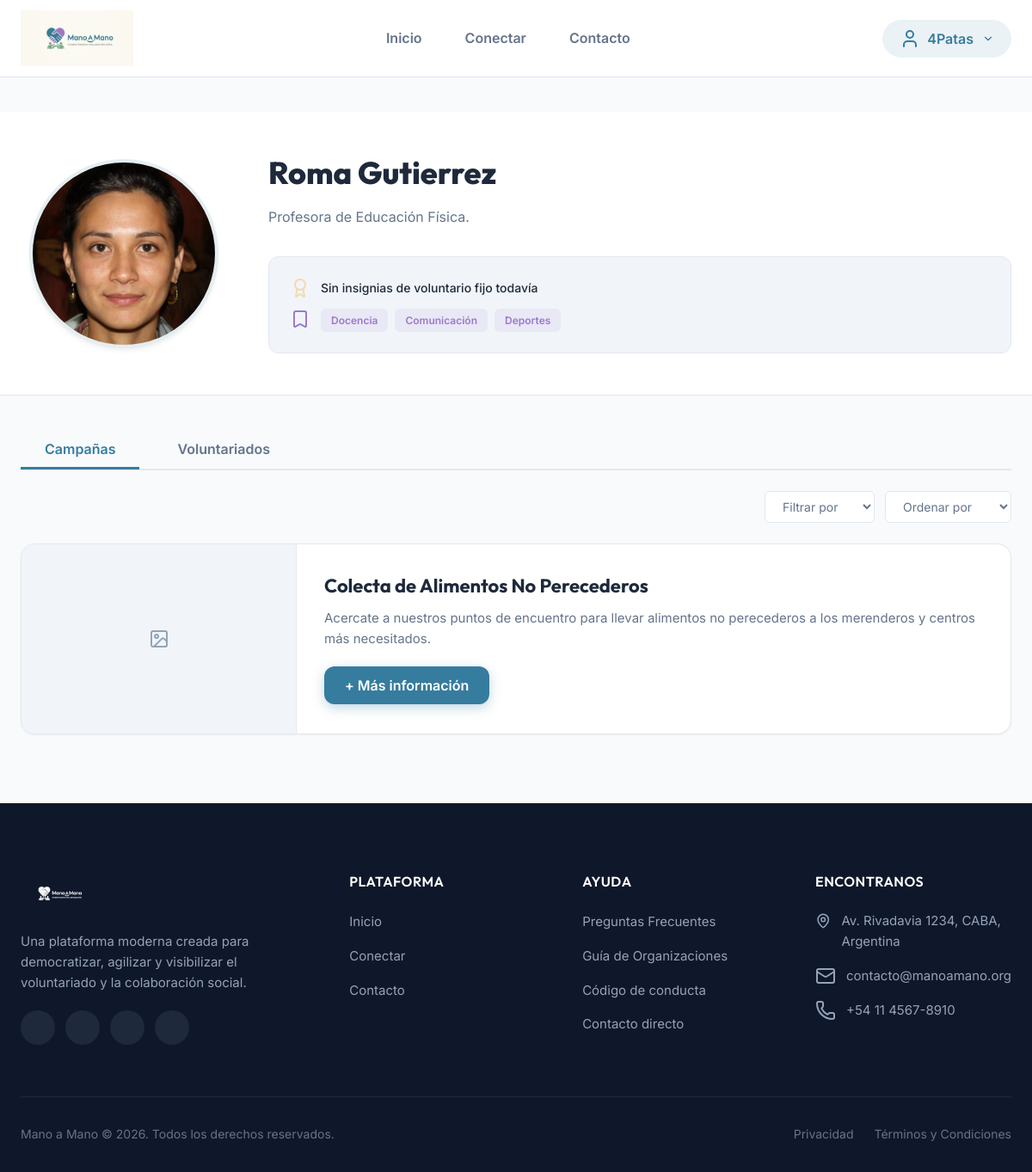
/public/perfil/voluntario?id=12 (signed in), run on the app's committed database.
### tables this page shows
CREATE TABLE `voluntarios` (
  `id` int(11) NOT NULL,
  `usuario_id` int(11) NOT NULL,
  `apellido` varchar(50) NOT NULL,
  `telefono_emergencia` varchar(15) DEFAULT NULL,
  `disponibilidad_horaria` varchar(100) DEFAULT NULL
);

CREATE TABLE `usuarios` (
  `id` int(11) NOT NULL,
  `nombre` varchar(50) NOT NULL,
  `email` varchar(50) NOT NULL,
  `clave` varchar(255) NOT NULL,
  `descripcion` text DEFAULT NULL,
  `telefono` varchar(15) NOT NULL,
  `ubicacion` varchar(60) DEFAULT NULL,
  `img_perfil` varchar(100) DEFAULT NULL
);

CREATE TABLE `oficios` (
  `id` int(11) NOT NULL,
  `oficio` varchar(50) NOT NULL
);

CREATE TABLE `campanias` (
  `id` int(11) NOT NULL,
  `usuario_id` int(11) NOT NULL,
  `tipo_id` int(11) NOT NULL,
  `titulo` varchar(100) NOT NULL,
  `descripcion` text DEFAULT NULL,
  `fecha_creacion` timestamp NOT NULL DEFAULT current_timestamp(),
  `fecha_finalizacion` date NOT NULL,
  `info_adicional` text DEFAULT NULL,
  `ubicacion` varchar(60) NOT NULL,
  `fecha_inicio` date NOT NULL
);

### app/core/Controlador.php (called while the page is built, shortened)
<?php
class Controlador {
    protected function cargarModelo (string $modelo) : mixed{
        return new $modelo;
    }
    protected function cargarVista(string $rutaVista, array $datos = [], ?string $titulo = "Mano a Mano") : void {
        require "../app/views/layout.php";
    }
}
?>

### app/controllers/perfilCtrl.php (called while the page is built, shortened)
<?php
class perfilCtrl extends Controlador {
    public function mostrarVoluntarioPublico() : void {
        $id = filter_input(INPUT_GET, 'id', FILTER_VALIDATE_INT);
        $modeloUsuario = $this->cargarModelo('Voluntario');
        $usuario = $modeloUsuario->obtenerVoluntarioPorID($id);
        $modeloVol = $this->cargarModelo('Voluntario');
        $modeloCampania = $this->cargarModelo('Campania');
        $oficios = $modeloVol->obtenerOficiosVoluntario($id);
        $insignias = $modeloVol->obtenerInsignias($id);
        $campaniasRaw = $modeloCampania->obtenerCampaniasDeUsuario($id);
        $campanias = [];
        $campaniasDetails = [];
        foreach ($campaniasRaw as $camp) {
            $causasCamp = $modeloCampania->obtenerCausasDeCampania($camp['id']);
            $images = $modeloCampania->obtenerArchivosDeCampania($camp['id']);
            $tags = $causasCamp;
            $campanias[] = [
                'id' => (int)$camp['id'],
                'titulo' => $camp['title'],
                'descripcion' => $camp['desc'],
                'imagenes' => $images,
                'tags' => $tags
            ];
            $campaniasDetails[$camp['id']] = [
                'id' => (int)$camp['id'],
                'title' => $camp['title'],
                'desc' => $camp['desc'],
                'tags' => $tags
            ];
        }
        $nombreCompleto = $usuario['nombre completo'];
        $datos = [
            'nombre_completo' => $nombreCompleto,
            'usuario' => $usuario,
            'oficios' => $oficios,
            'insignias' => $insignias,
            'campanias' => $campanias,
            'campaniasDetails' => $campaniasDetails,
            'cssPropio' => 'perfil_voluntario_vista.css',
            'jsPropio' => 'perfil_voluntario_vista.js'
        ];
        $this->cargarVista('perfil_voluntario_vista', $datos, 'Perfil de ' . htmlspecialchars($usuario['nombre']) . ' - Mano a Mano');
    }
}
?>

### app/core/App.php (called while the page is built, shortened)
<?php
class App {
    protected $metodo = 'index';
    protected $params = [];
    public function __construct() {
        $urlPartes = $this->parseUrl();
        require_once '../app/rutas.php';
        if (isset($urlPartes[0])) {
            $ruta = $urlPartes[0];
        }
        if (isset($urlPartes[1])) {
            $ruta = $urlPartes[0] . '/' . $urlPartes[1];
        }
        if (isset($rutas[$ruta])) {
            $this->metodo = $rutas[$ruta]['metodo'];
            $this->params = array_slice($urlPartes, 2);
        } else {
            echo "404 - Ruta no encontrada";
            return;
        }
        $this->controlador = new $this->controlador;
        call_user_func_array([$this->controlador, $this->metodo], $this->params);
    }
    private function parseUrl() : array {
        if (isset($_GET['url'])) {
            return explode('/', filter_var(rtrim($_GET['url'], '/'), FILTER_SANITIZE_URL));
        }
        return [''];
    }
}
?>

### public/index.php (called while the page is built, shortened)
<?php
    require_once "../app/core/BaseDatos.php";
    require_once "../app/core/Controlador.php";
    require_once "../app/core/App.php";
    $app = new App();
?>

### app/core/BaseDatos.php (called while the page is built, shortened)
<?php
class BaseDatos {
    private $host = BD_HOST;
    private $usuario = BD_USUARIO;
    private $clave = BD_CLAVE;
    private $nombre = BD_NOMBRE;
    private $puerto = BD_PUERTO;
    private $dbh;
    private $stmt;
    public function __construct() {
        $dsn = 'mysql:host=' . $this->host . ';dbname=' . $this->nombre . ';port=' . $this->puerto;
        $options = [
            PDO::ATTR_PERSISTENT => true,
            PDO::ATTR_ERRMODE => PDO::ERRMODE_EXCEPTION
        ];
        try {
            $this->dbh = new PDO($dsn, $this->usuario, $this->clave, $options);
        } catch (PDOException $e) {
            $this->error = $e->getMessage();
            echo $this->error;
        }
    }
    public function consulta (string $sql) :void {
        $this->stmt = $this->dbh->prepare($sql);
    }
    public function asignar(string|int $param, mixed $valor) :void {
        if(is_null($valor)) {
            $this->stmt->bindValue($param, null, PDO::PARAM_NULL);
        }else{
            switch(gettype($valor)){
                case 'integer':
                    $this->stmt->bindValue($param, $valor, PDO::PARAM_INT);
                    break;
            }
        }
    }
    public function ejecutar() :bool {
        return $this->stmt->execute();
    }
    public function resultados() :array {
        $this->ejecutar();
        return $this->stmt->fetchAll(PDO::FETCH_ASSOC);
    }
    public function resultado() :mixed {
        $this->ejecutar();
        return $this->stmt->fetch(PDO::FETCH_ASSOC);
    }
}
?>

### app/models/Voluntario.php (called while the page is built, shortened)
<?php
include_once "../app/models/Usuario.php";
class Voluntario extends Usuario{
    public function obtenerVoluntarioPorID ( int $idUsuario ) :array {
        $consulta = "SELECT u.id as 'id', u.nombre, v.apellido, CONCAT(u.nombre, ' ', v.apellido) as 'nombre completo', u.email, u.descripcion, u.telefono, u.ubicacion, v.telefono_emergencia, v.disponibilidad_horaria, u.img_perfil
                        FROM usuarios u JOIN voluntarios v ON u.id = v.usuario_id
                        WHERE v.usuario_id = :id";
        $this->bd->consulta($consulta);
        $this->bd->asignar(":id", $idUsuario);
        $this->bd->ejecutar();
        return $this->bd->resultado();
    }
    public function obtenerIDVoluntario ( int $idUsuario ) :array|bool {
        $consulta = "SELECT v.id
                        FROM voluntarios v JOIN usuarios u ON u.id = v.usuario_id
                        WHERE u.id = :id_usuario";
        $this->bd->consulta($consulta);
        $this->bd->asignar(":id_usuario", $idUsuario);
        $this->bd->ejecutar();
        return $this->bd->resultado();
    }
    public function obtenerInsignias ( int $idUsuario ) : array {
        $idVol = $this->obtenerIDVoluntario( $idUsuario );
        $consulta = "SELECT u.nombre FROM `voluntarios_fijos` vf
                        JOIN voluntarios v ON vf.voluntario_id = v.id
                        JOIN organizaciones o ON vf.organizacion_id = o.id
                        JOIN usuarios u ON o.usuario_id = u.id
                        WHERE vf.activo = true AND v.id = :id_vol;";
        $this->bd->consulta($consulta);
        $this->bd->asignar(":id_vol", (int) $idVol['id']);
        $this->bd->ejecutar();
        return $this->bd->resultados();
    }
    public function obtenerOficiosVoluntario (int $idUsuario) :array {
        $idVol = $this->obtenerIDVoluntario( $idUsuario );
        $consulta = "SELECT of.oficio FROM `voluntarios_oficios` vo
                        JOIN voluntarios v ON vo.voluntario_id = v.id
                        JOIN oficios of ON vo.oficio_id = of.id
                        WHERE v.id = :id_vol;";
        $this->bd->consulta($consulta);
        $this->bd->asignar(":id_vol", (int) $idVol['id']);
        $this->bd->ejecutar();
        return $this->bd->resultados();
    }
}
?>

### app/models/Usuario.php (called while the page is built, shortened)
<?php
class Usuario {
    public function __construct() {
        $this->bd = new BaseDatos();
    }
}
?>

### app/models/Campania.php (called while the page is built, shortened)
<?php
class Campania {
    private $bd;
    public function __construct() {
        $this->bd = new BaseDatos();
    }
    public function obtenerCausasDeCampania ( int $idCampania ) : array {
        $consulta = "SELECT c.causa FROM campanias_causas cc
                        JOIN causas c ON c.id = cc.causa_id
                        WHERE cc.campania_id = :camp_id;";
        $this->bd->consulta($consulta);
        $this->bd->asignar(":camp_id", $idCampania);
        $this->bd->ejecutar();
        $resultados = $this->bd->resultados();
        return array_column($resultados, 'causa');
    }
    public function obtenerArchivosDeCampania(int $idCampania) : array {
        $consulta = "SELECT referencia FROM archivos
                        WHERE campania_id = :camp_id AND tipo = 'imagen';";
        $this->bd->consulta($consulta);
        $this->bd->asignar(":camp_id", $idCampania);
        $this->bd->ejecutar();
        $resultados = $this->bd->resultados();
        return array_column($resultados, 'referencia');
    }
    public function obtenerCampaniasDeUsuario(int $idUsuario) : array {
        $consulta = "SELECT c.*, t.tipo as 'nombre_tipo', u.nombre, u.img_perfil, v.apellido as 'vol_apellido'
                     FROM campanias c
                     JOIN tipos_campanias t ON t.id = c.tipo_id
                     JOIN usuarios u ON u.id = c.usuario_id
                     LEFT JOIN voluntarios v ON u.id = v.usuario_id
                     WHERE c.usuario_id = :usu_id
                     ORDER BY c.id DESC;";
        $this->bd->consulta($consulta);
        $this->bd->asignar(":usu_id", $idUsuario);
        $this->bd->ejecutar();
        $campaniasDb = $this->bd->resultados();
        $campaniasMapeadas = [];
        foreach ($campaniasDb as $camp) {
            $idCamp = (int)$camp['id'];
            $causes = $this->obtenerCausasDeCampania($idCamp);
            $images = $this->obtenerArchivosDeCampania($idCamp);
            $nombreCompleto = $camp['nombre'];
            if (!empty($camp['vol_apellido'])) {
                $nombreCompleto .= ' ' . $camp['vol_apellido'];
            }
            $campaniasMapeadas[] = [
                'id' => $idCamp,
                'title' => $camp['titulo'],
                'desc' => $camp['descripcion'],
                'usuario_id' => $camp['usuario_id'],
                'usuario_nombre' => $nombreCompleto,
                'usuario_img_perfil' => $camp['img_perfil'],
                'category' => !empty($causes) ? $causes[0] : '',
                'causes' => $causes,
                'type' => strtolower($camp['nombre_tipo']) === 'convocatoria' ? 'convocatoria' : 'informativa',
                'startDate' => $camp['fecha_inicio'],
                'endDate' => $camp['fecha_finalizacion'],
                'location' => $camp['ubicacion'],
                'details' => $camp['descripcion'],
                'additionalInfo' => $camp['info_adicional'],
                'images' => $images
            ];
        }
        return $campaniasMapeadas;
    }
}
?>

### app/views/perfil_voluntario_vista.php (the view, shortened to what this page needs)
<main class="profile-view-container">
  <section class="profile-header-sec">
    <div class="container profile-header-grid">
      <div class="profile-avatar-wrapper">
        <div class="profile-avatar-circle">
          <?php if (!empty($usuario['img_perfil'])): ?>
            <img src="<?= BASE_URL . htmlspecialchars($usuario['img_perfil']) ?>" alt="Avatar voluntario" style="width:100%; height:100%; object-fit:cover; border-radius:50%;">
          <?php else: ?>
            <i data-lucide="image" class="avatar-placeholder-icon"></i>
          <?php endif; ?>
        </div>
      </div>
      <div class="profile-info-content">
        <h1 class="profile-name"><?= htmlspecialchars($usuario['nombre completo'] ?? '') ?></h1>
        <p class="profile-desc-text">
          <?= htmlspecialchars($usuario['descripcion'] ?? 'Sin biografía cargada...') ?>
        </p>
        <div class="profile-badges-container">
          <?php if (empty($insignias)): ?>
            <div class="badge-row-item">
              <i data-lucide="award" class="badge-icon-gold" style="opacity: 0.3;"></i>
              <span>Sin insignias de voluntario fijo todavía</span>
            </div>
          <?php endif; ?>
          <div class="badge-row-item skills-list-row">
            <i data-lucide="bookmark" class="badge-icon-tag"></i>
            <div class="skills-badges">
              <?php if (empty($oficios)): ?>
                <span class="skill-badge-text" style="opacity: 0.5;">Sin oficios registrados</span>
              <?php else: ?>
                <?php foreach ($oficios as $oficio): ?>
                  <span class="skill-badge-text"><?= htmlspecialchars($oficio['oficio']) ?></span>
                <?php endforeach; ?>
              <?php endif; ?>
            </div>
          </div>
        </div>
      </div>
    </div>
  </section>
  <section class="profile-tabs-sec">
    <div class="container">
      <div class="tabs-nav-bar">
        <button class="profile-tab-btn active" id="tab-btn-campanas" aria-controls="pane-campanas" aria-selected="true">
          Campañas
        </button>
        <button class="profile-tab-btn" id="tab-btn-voluntariados" aria-controls="pane-voluntariados" aria-selected="false">
          Voluntariados
        </button>
      </div>
      <div class="tabs-filters-bar">
        <div class="filter-group">
          <select class="filter-select" aria-label="Filtrar por">
            <option value="">Filtrar por</option>
          </select>
          <select class="filter-select" aria-label="Ordenar por">
            <option value="">Ordenar por</option>
          </select>
        </div>
      </div>
      <div class="dynamic-panes-wrapper">
        <div class="profile-pane active" id="pane-campanas" role="tabpanel">
          <div class="alternating-grid">
            <?php if (empty($campanias)): ?>
              <div class="volunteer-empty-state">No hay campañas creadas todavía.</div>
            <?php else: ?>
              <?php foreach ($campanias as $index => $camp):
                $isReverse = ($index % 2 !== 0);
                $cardClass = $isReverse ? 'alt-card alt-card-reverse' : 'alt-card';
                $imgHTML = '<i data-lucide="image"></i>';
              ?>
              <article class="<?= $cardClass ?>">
                <div class="alt-card-img-col">
                  <div class="alt-card-img-placeholder">
                    <?= $imgHTML ?>
                  </div>
                </div>
                <div class="alt-card-content-col">
                  <h3 class="alt-card-title"><?= htmlspecialchars($camp['titulo']) ?></h3>
                  <p class="alt-card-desc"><?= htmlspecialchars($camp['descripcion'] ?? '') ?></p>
                  <button class="btn btn-primary btn-info" onclick="openCampaignDetailsModal(<?= $camp['id'] ?>)">+ Más información</button>
                </div>
              </article>
              <?php endforeach; ?>
            <?php endif; ?>
          </div>
        </div>
      </div>
    </div>
  </section>
</main>

### public/css/perfil_voluntario_vista.css (style rules this page uses)
.profile-badges-container { margin-top: 16px; background-color: var(--color-surface-hover); border: 1px solid var(--color-border); border-radius: var(--radius-md); padding: 24px; }

### data on the page
voluntarios: usuario.img_perfil (picture), usuario.descripcion "Profesora de Educación Física."
oficios: oficio "Docencia"
oficios: oficio "Comunicación"
oficios: oficio "Deportes"
campanias: titulo "Colecta de Alimentos No Perecederos", descripcion "Acercate a nuestros puntos de encuentro para llevar alimentos no perecederos a los merenderos y centros más necesitados."

### other printed values
$usuario['nombre completo'] "Roma Gutierrez"
